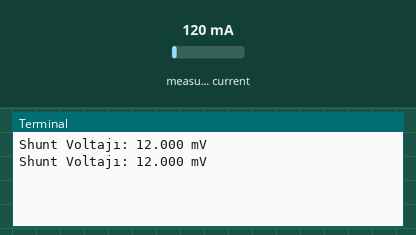
This program was run on a simulated Raspberry Pi (BCM pin numbers). On the bench: the last lines printed to the terminal. The inputs (shaded band) are chosen by the test bench; at power-on: measured current 120 mA.

Above: at 1.2 s.
1.3 s: measured current set to 40 mA
At 2.6 s:
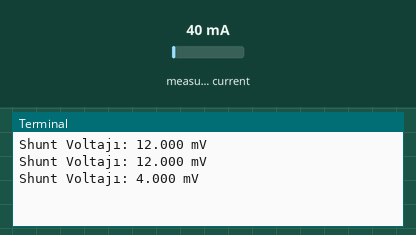
2.8 s: measured current set to 500 mA
At 3.5 s:
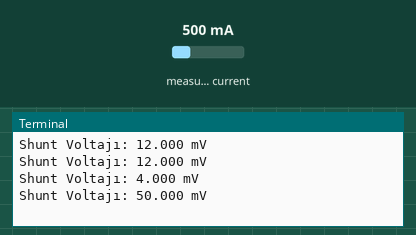
Timing chart, 0 to 5.8 s (numbered marks = the images above; inputs shaded):
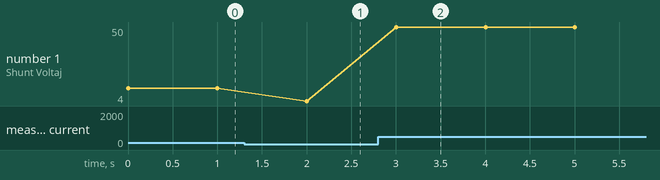

Measured:
- after the input at 1.3 s, the terminal: prints a new line after 0.70 s (image 1)
- after the input at 2.8 s, the terminal: prints a new line after 0.20 s (image 2)
- plotted number 1: 12 → 4 after the input at 1.3 s, 4 → 50 after the input at 2.8 s

The program:

ina219_deneme.py
```python
import smbus2
import time

# INA219 I2C adresi (genellikle 0x40)
INA219_I2C_ADDR = 0x40

# Register adresleri
SHUNT_VOLTAGE_REGISTER = 0x01  # Shunt voltage register (16-bit)

# I2C arayüzünü başlat (Raspberry Pi için I2C-1)
bus = smbus2.SMBus(1)

def read_shunt_voltage():
    """INA219'dan shunt voltajını (mV) okur"""
    raw_data = bus.read_word_data(INA219_I2C_ADDR, SHUNT_VOLTAGE_REGISTER)

    # Byte sıralamasını düzelt (Little Endian formatta olduğu için)
    raw_data = ((raw_data & 0xFF) << 8) | (raw_data >> 8)

    # Negatif değerleri düzelt (2'nin komplemanı kullanıyor)
    if raw_data > 32767:
        raw_data -= 65536

    # Shunt voltajı (10µV per bit, yani 0.00001V = 10µV)
    shunt_voltage_mV = raw_data * 0.01

    return shunt_voltage_mV

# Sonsuz döngüde okuma yap
while True:
    try:
        vshunt = read_shunt_voltage()
        print(f"Shunt Voltajı: {vshunt:.3f} mV")
    except Exception as e:
        print(f"Hata: {e}")

    time.sleep(1)  # 1 saniye bekle
```
